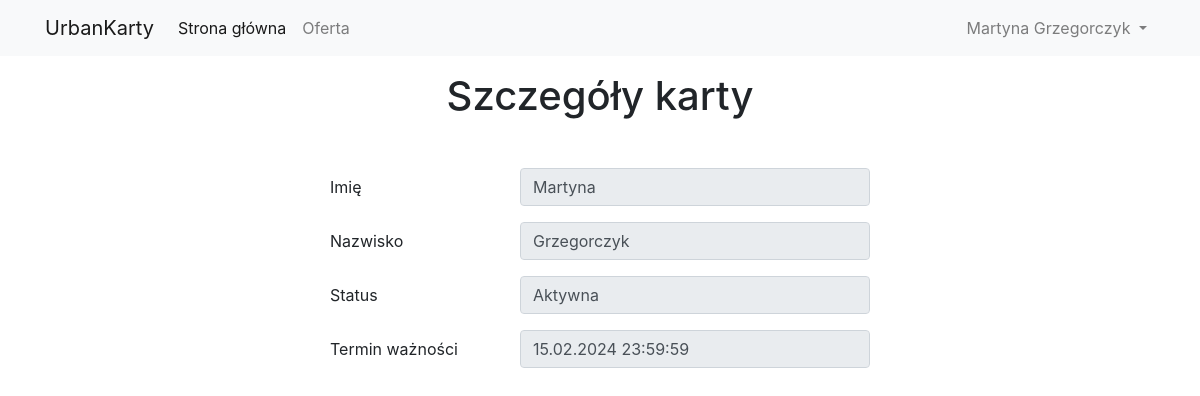
/profil/uzytkownikKarty/statusKarty (signed in), run on an earlier commit of the app's database.
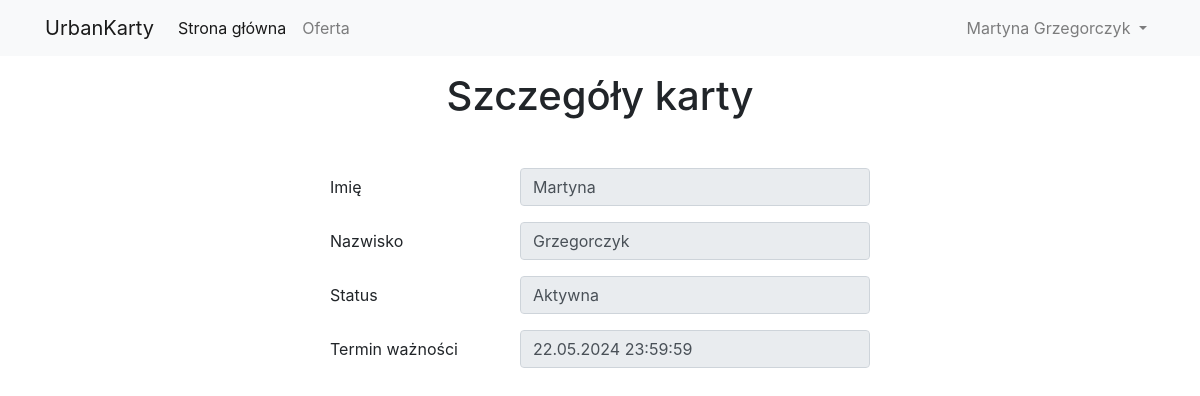
And on a later commit of the database.
### main/models/card.py (models this page shows, shortened)
class Card(models.Model):
    card_id = models.CharField(max_length=30, unique=True)
    user = models.ForeignKey(CardOwner, on_delete=models.CASCADE)
    active = models.BooleanField(default=True)
    ticket_expiration_date = models.DateField(null=True)
    id = models.UUIDField(primary_key=True, default=uuid.uuid4, editable=False)

### main/views/card_owner.py (the view)
# urls.py: path('statusKarty', CardOwnerStatusView.as_view()),
class CardOwnerStatusView(View):
    def get(self, request):
        if not CardOwner.check_permissions(request):
            return HttpResponse("Brak uprawnien")
        card = Card.objects.get(user__user__id=request.user.id)
        card_owner = CardOwner.objects.get(user_id=request.user.id)
        return render(request, 'card_owner_ticket.html', {'card':card, 'card_owner':card_owner})

### main/models/users.py (called while the page is built)
    @staticmethod
    def check_permissions(request):
        try:
            CardOwner.objects.get(user=request.user.id)
            return True
        except CardOwner.DoesNotExist:
            return False

### main/templates/card_owner_ticket.html (shortened to what this page needs)
{% extends 'base.html' %}
{% block head %}
    {% load static %}
{% endblock %}
{% block above_content %}
    <h1 class="text-center mt-3">Szczegóły karty</h1>
{% endblock %}
{% block content %}
    <div class="form-group mb-3 row">
        <label class="col-2 offset-3 col-form-label">Imię</label>
        <div class="col-4">
            <input type="text" class="form-control" value="{{ card_owner.user.name }}" aria-describedby="basic-addon1"
                   disabled/>
        </div>
    </div>
    <div class="form-group mb-3 row">
        <label class="col-2 offset-3 col-form-label">Nazwisko</label>
        <div class="col-4">
            <input type="text" class="form-control" value="{{ card_owner.user.surname }}"
                   aria-describedby="basic-addon1" disabled>
        </div>
    </div>
    <div class="form-group mb-3 row">
        <label class="col-2 offset-3 col-form-label">Status</label>
        <div class="col-4">
            <input type="text" class="form-control" value="Aktywna" aria-describedby="basic-addon1" disabled>
        </div>
    </div>
    <div class="form-group mb-3 row">
        <label class="col-2 offset-3 col-form-label">Termin ważności</label>
        <div class="col-4">
            <input type="text" class="form-control" value="{{ card.ticket_expiration_date|date:'d.m.Y' }} 23:59:59"
                   aria-describedby="basic-addon1"
                   disabled>
        </div>
    </div>
{% endblock %}

What changed in the data, as far as the page shows it:
changed Card: ticket_expiration_date "15.02.2024 23:59:59" → "22.05.2024 23:59:59"
